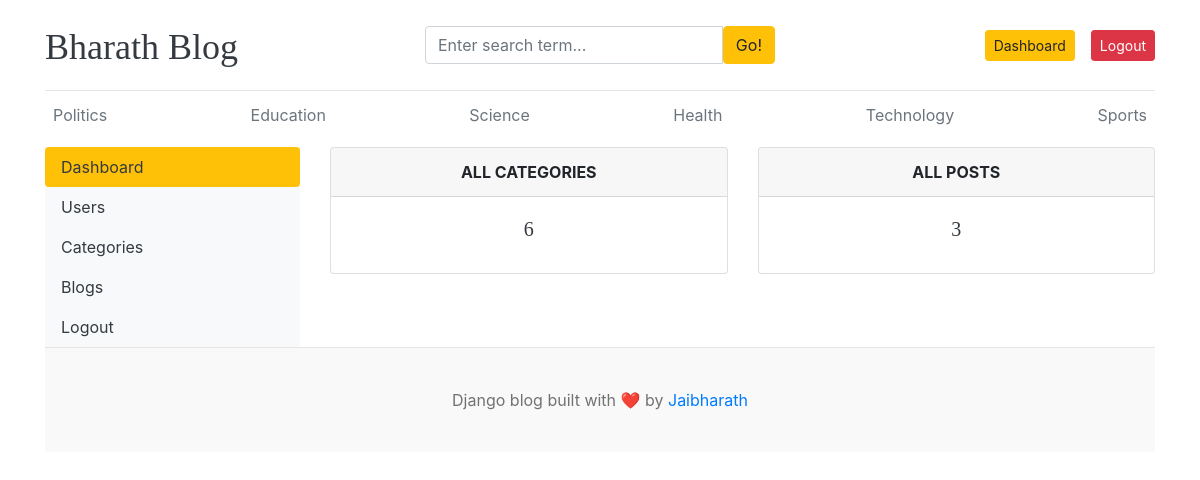
The page /dashboard/ (signed in) on the database its author committed.
### blogs/models.py (models this page shows, shortened)
class Category(models.Model):
    category_name = models.CharField(max_length=50, unique=True)
    created_at = models.DateTimeField(auto_now_add=True)
    updated_at = models.DateTimeField(auto_now=True)
    class Meta:
        verbose_name_plural = 'categories'

### dashboards/views.py (the view)
# urls.py: path('dashboard/',include('dashboards.urls'))
@login_required(login_url='login')
def dashboard(request):
    category_count = Category.objects.all().count()
    blogs_count = Blog.objects.all().count()
    context = {
        'category_count':category_count,
        'blogs_count':blogs_count
    }
    return render(request,'dashboard/dashboard.html',context)

### blogs/context_processors.py (called while the page is built)
def get_categories(request):
    categories = Category.objects.all()
    return dict(categories=categories)

def get_socila_links(request):
    social_links = SocialLink.objects.all()
    return dict(social_links=social_links)

### templates/dashboard/dashboard.html
{% extends 'base.html' %}
{% block content %}
    <div class="row">
        {% include 'dashboard/sidebar.html' %}
        <div class="col-md-9">
            <div class=" row">
                <div class="col">
                    <div class="card border-default mb-3">
                        <div class="card-header text-center text-uppercase font-weight-bold">All Categories</div>
                        <div class="card-body text-dark">
                            <h5 class="card-title text-center" >{{category_count}}</h5>
                        </div>
                    </div>
                </div>
                <div class="col">
                    <div class="card border-default mb-3">
                        <div class="card-header text-center text-uppercase font-weight-bold">All Posts</div>
                        <div class="card-body text-dark">
                            <h5 class="card-title text-center" >{{blogs_count}}</h5>
                        </div>
                    </div>
                </div>
            </div>
        </div>
    </div>
{% endblock %}

### templates/base.html (shortened to what this page needs)
{% load static %}
<!DOCTYPE html>
<html lang="en">
<head>
    <link href="https://getbootstrap.com/docs/4.0/dist/css/bootstrap.min.css" rel="stylesheet">
    <link href="{% static 'css/blog.css' %}" rel="stylesheet">
    <link rel="stylesheet" href="https://cdnjs.cloudflare.com/ajax/libs/font-awesome/4.7.0/css/font-awesome.min.css">
  </head>
<body>
    <div class="container">
      <header class="blog-header py-3">
        <div class="row flex-nowrap justify-content-between align-items-center">
          <div class="col-4 pt-1">
            <a class="blog-header-logo text-dark" href="/">Bharath Blog</a>
          </div>
          <div class="col-4">
            <form method="GET" action="{% url 'search' %}">
              <div class="input-group">
                        <input class="form-control" type="text" name="keyword" value="{{keyword}}" placeholder="Enter search term..." aria-label="Enter search term..." aria-describedby="button-search" />
                        <button type="submit" class="btn btn-warning"  id="button-search" type="button">Go!</button>
                    </div>
            </form>
          </div>
          <div class="col-4 d-flex justify-content-end align-items-center">
            {% if not user.is_authenticated %}
            <a class="btn btn-sm btn-warning" href="{% url 'login' %}">Login</a> &nbsp;
            <a class="btn btn-sm btn-outline-secondary" href="{% url 'register' %}">Register</a>
            {%else %}
            <span><a class="btn btn-sm btn-warning" href="{% url 'dashboard' %}">Dashboard</a></span>
            <span><a class="btn btn-sm btn-danger" href="{% url 'logout' %}">Logout</a></span>
            {% endif %}
          </div>
        </div>
      </header>
      <div class="nav-scroller py-1 mb-2">
        <nav class="nav d-flex justify-content-between">
          {% for category in categories %}
          <a class="p-2 text-muted" href="{% url 'posts_by_category' category.id %}">{{category.category_name}}</a>
          {% endfor %}
        </nav>
      </div>
      {% block content %}
      {% endblock %}
<footer class="blog-footer ">
  <p>Django blog built with ❤️ by <a href="">Jaibharath</a></p>
</footer>
</body>
</html>

### blog_main/static/css/blog.css (style rules this page uses)
.blog-header { border-bottom: 1px solid #e5e5e5; }
.blog-header-logo { font-family: "Playfair Display", Georgia, "Times New Roman", serif; font-size: 2.25rem; }
h1, h2, h3, h4, h5, h6 { font-family: "Playfair Display", Georgia, "Times New Roman", serif; }
.blog-footer { padding: 2.5rem 0; color: #727272; text-align: center; background-color: #f9f9f9; border-top: .05rem solid #e5e5e5; }
.blog-footer p:last-child { margin-bottom: 0; }

### rows shown on the page
Category: category_name "Politics"
Category: category_name "Education"
Category: category_name "Science"
Category: category_name "Health"
Category: category_name "Technology"
Category: category_name "Sports"

### other values the page prints
{{ category_count }} "6"
{{ blogs_count }} "3"
